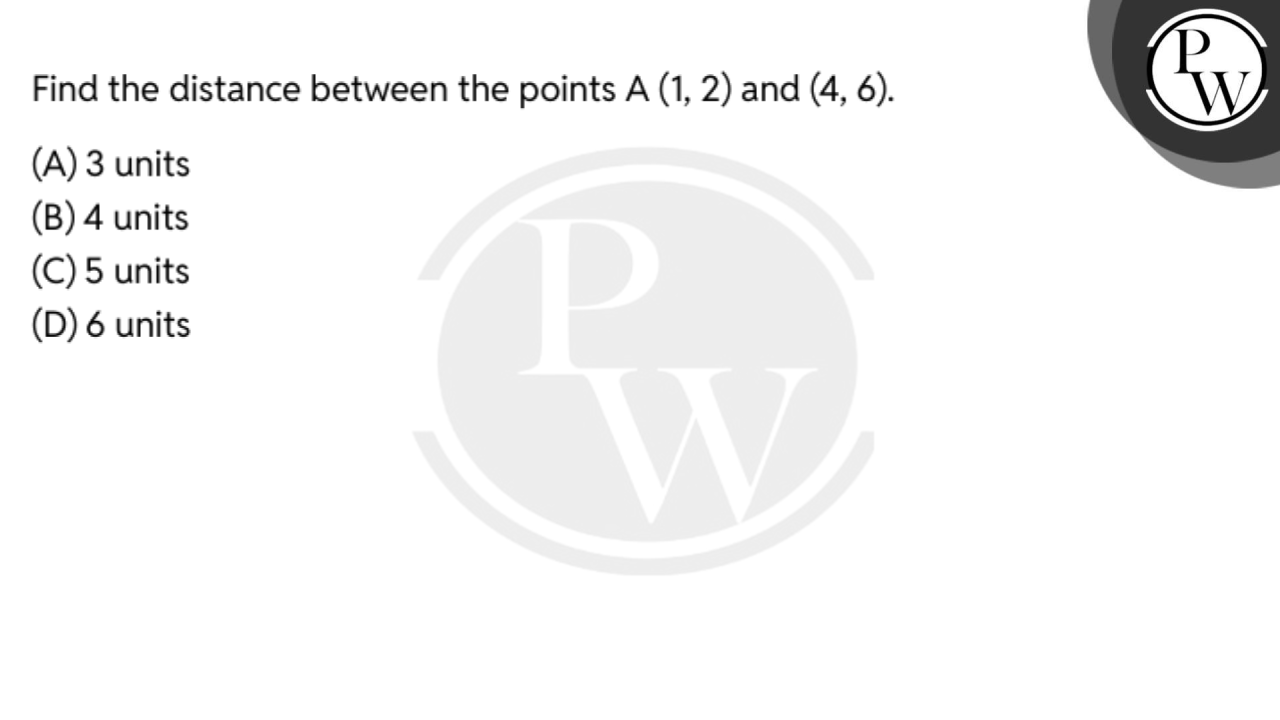
#> input picture Task1_pw/QuestionPPT.pptx.png, 1280 x 720 px
$ python step4_renderer.py
#> lines starting #> are read from the running program, lines starting #| are printed output that depends on the picture
from PIL import Image, ImageDraw, ImageFont
import json

# Load image
img = Image.open("QuestionPPT.pptx.png")
#> img is the input picture: PIL image 1280x720 RGB; min 0, max 255, mean 245.5
draw = ImageDraw.Draw(img)

# Load OCR
with open("ocr_results.json", "r", encoding="utf-8") as f:
#> (reads Task1_pw/ocr_results.json from the repository)
    ocr = json.load(f)

# Load actions
with open("teacher_actions.json", "r", encoding="utf-8") as f:
#> (reads Task1_pw/teacher_actions.json from the repository)
    actions = json.load(f)

# Font
font = ImageFont.load_default()

# Drawing area
x = 500
y = 150

for action in actions:

    if action["action"] == "highlight_question":

        qbox = ocr[0]["bbox"]

        draw.rectangle(
            [
                tuple(qbox[0]),
                tuple(qbox[2])
            ],
            outline="red",
            width=4
        )

    elif action["action"] == "highlight_options":

        for i in range(1, 5):

            box = ocr[i]["bbox"]

            draw.rectangle(
                [
                    tuple(box[0]),
                    tuple(box[2])
                ],
                outline="blue",
                width=3
            )

    elif action["action"] == "write":

        draw.text(
            (x, y),
            action["text"],
            fill="black",
            font=font
        )

        y += 40
#> after the loop, y = 350

img.save("annotated_frame.png")
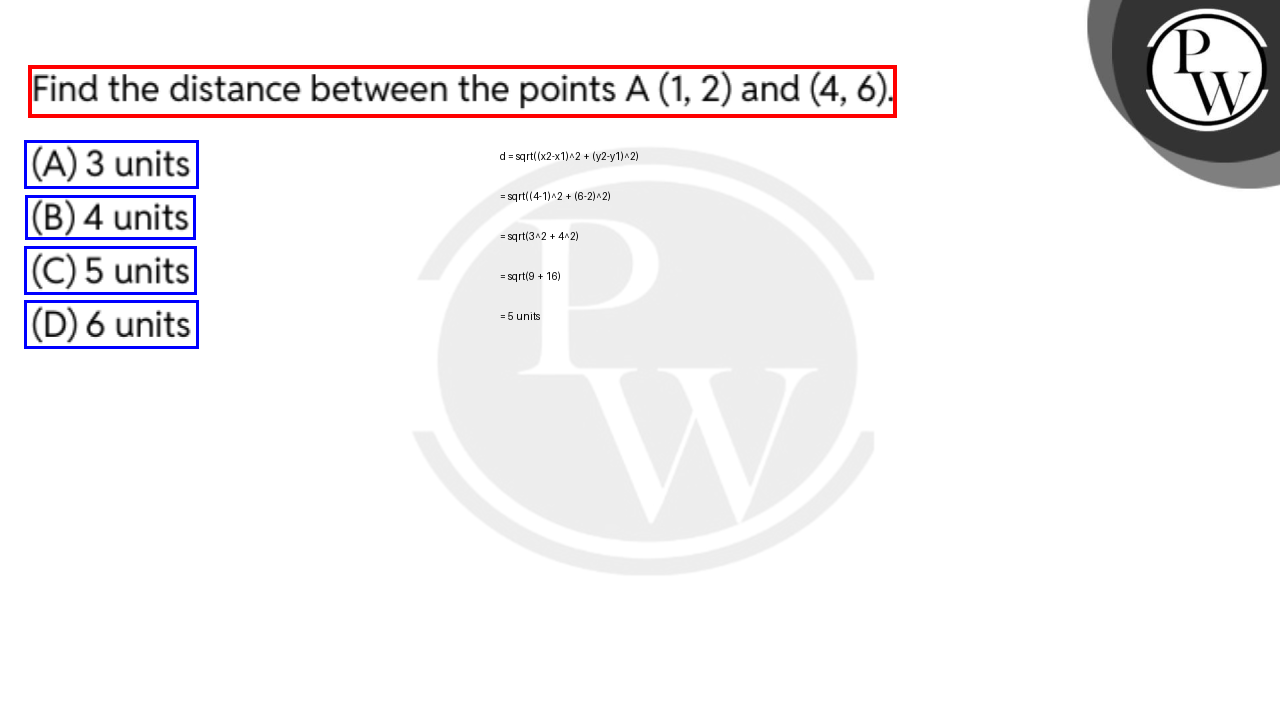
#> saved as annotated_frame.png: PIL image 1280x720 RGB; mean R, G, B 243.9, 241.8, 243.3

print("annotated_frame.png generated")
